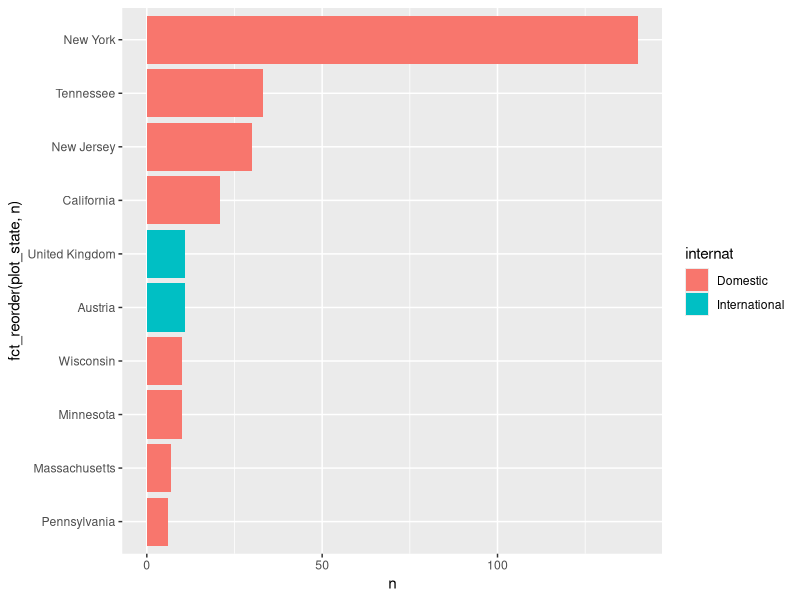
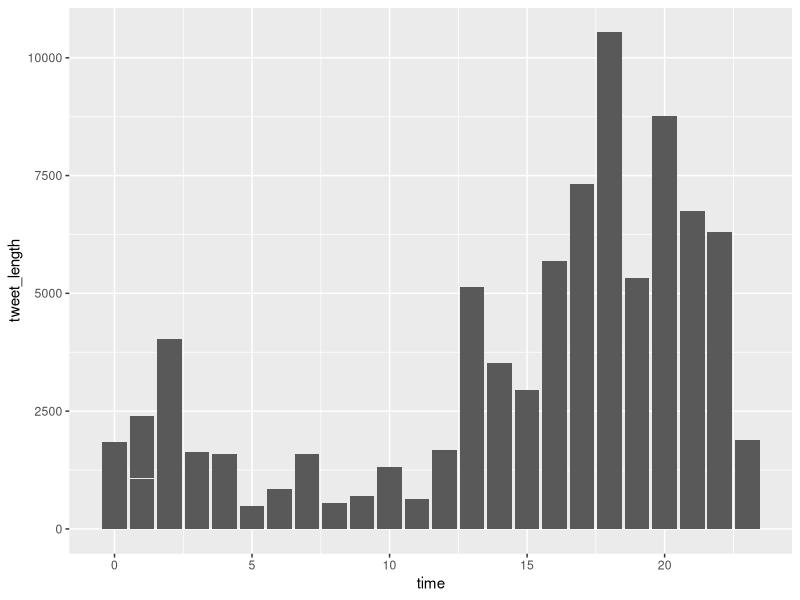
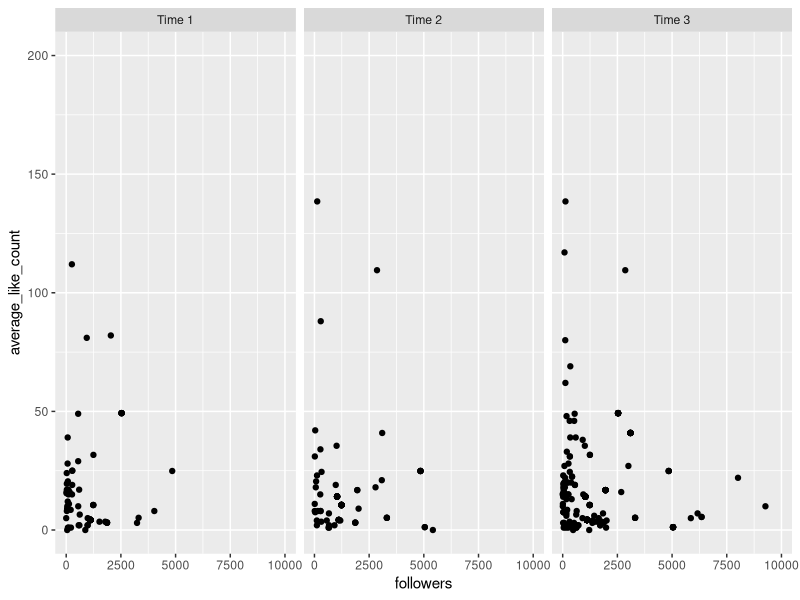

These charts were generated, in order, by the following R code:
## ---- chunk 1
library(tidyverse)
library(maps)
library(sf)
library(rnaturalearth)
## ---- chunk 2
tweets <- read.csv("data/tweets.csv")
us_cities <- read.csv("data/uscities.csv")

# credit to https://github.com/tidyverse/dplyr/issues/2278

## ---- chunk 3
tweets %>%
  group_by(location) %>%
  summarize(location_tweet_count = n())

# Data frame of cities of the world and corresponding countries
world_cities <- world.cities %>% 
  as_tibble() %>% 
  rename(c("city" = "name"))

# Data frame of cities in US and corresponding states
us_cities <- us_cities %>% 
  select(city, state_id, state_name)

# create new variable city that is the location pre ,
tweets_locations <- tweets %>% 
  filter(!str_detect(location, "@"), !str_detect(location, ":")) %>% 
  mutate(location_pre_comma = gsub(",.*","", location)) %>%
  mutate(location_pre_comma = case_when(
    location_pre_comma == "北京" ~ "Beijing",
    location_pre_comma == "God's earth" ~ "NA",
    location_pre_comma == "The City College of New York" ~ "New York",
    location_pre_comma == "World" ~ "NA",
    location_pre_comma == "he/they" ~ "NA",
    location_pre_comma == "At the home office" ~ "NA",
    location_pre_comma == "Deutschland" ~ "Germany",
    location_pre_comma == "Distrito Federal" ~ "Mexico City",
    location_pre_comma == "down in dey wid em" ~ "NA",
    location_pre_comma == "Forde-Obama Hall" ~ "NA",
    location_pre_comma == "France & UK" ~ "NA",
    location_pre_comma == "Lil’ Rudyshire" ~ "NA",
    location_pre_comma == "MIT" ~ "Boston",
    location_pre_comma == "New Yorker" ~ "New York",
    location_pre_comma == "OAK / NYC / ATL / The World" ~ "NA",
    location_pre_comma == "SP" ~ "NA",
    location_pre_comma == "Toronto || Ottawa" ~ "NA",
    location_pre_comma == "Tx" ~ "Texas",
    location_pre_comma == "UK" ~ "United Kingdom",
    location_pre_comma == "USA" ~ "United States",
    location_pre_comma == "Worldwide" ~ "NA",
    TRUE ~ location_pre_comma
  ))
  
tweets_locations <- tweets_locations %>%
  mutate(plot_state = case_when(
    location_pre_comma == "Nashville" ~ "Tennessee",
    location_pre_comma =="Merced" ~ "California",
    location_pre_comma == "Vienna" ~ "Austria",
    location_pre_comma == "Madison" ~ "Wisconsin",
    location_pre_comma == "Minneapolis" ~ "Minnesota",
    location_pre_comma == "Philadelphia" ~ "Pennsylvania",
    location_pre_comma == "Boston" ~ "Massachusetts",
    location_pre_comma == "London" ~ "United Kingdom",
    location_pre_comma == "Edinburgh" ~ "United Kingdom",
    location_pre_comma == "Amherst" ~ "Massachusetts",
    location_pre_comma == "Buffalo" ~ "New York",
    location_pre_comma == "Cambridge" ~ "Massachusetts",
    location_pre_comma == "San Diego" ~ "California",
    TRUE ~ as.character(location_pre_comma)
  ))

grouped <- tweets_locations %>%
  count(plot_state) %>%
  arrange(desc(n)) %>%
  filter(plot_state != "NA") %>%
  head(10) %>%
  mutate(internat = case_when(
    plot_state == "United Kingdom" ~ "International",
    plot_state == "Austria" ~ "International",
    TRUE ~ "Domestic"))

grouped %>%
  ggplot(aes(y = fct_reorder(plot_state, n), x = n, fill = internat)) +
  geom_col()
## ---- chunk 4
tweets %>%
  count(location) %>%
  arrange(desc(n)) %>% 
  head(15)
## ---- chunk 5
# Loading posible map to use
worldmap <- ne_countries(scale = 'medium', type = 'map_units',
                         returnclass = 'sf')

world_map <- map_data("world")

us_map <- map_data("state")


# ggplot() +
#   geom_polygon(data = world_map, aes(x = long, y = lat, group = group), fill = "gray", color = "black") +
#   geom_point(data = tweets, aes(x = long, y = lat, size = retweet_count), color = "red") +
#   theme_minimal() +
#   coord_fixed(1.3)

  #coord_quickmap()


tweets <- tweets%>%
  mutate(continent=case_when(long < -46 & (lat>20 & lat < 46) ~ "North America", 
                             (long > -100  & long<50) &(lat>-100 & lat <20) ~ "South America", 
                             (long > -50  & long<60) &(lat>-50 & lat <50) ~ "Africa", 
                             
                            (long > 25) &(lat>-50 & lat <50) ~ "Europe", 
                            
                          (long > 50  & long<150) &(lat>-12.5) ~ "Asia", 
                          
                        (long > 100) &(lat<-12.5) ~ "Oceania"))


  
  
## ---- chunk 6

tweets_NA<-tweets%>%
  filter(continent=="North America")



# just mapping us data, need to get rid of canada
# ggplot() +
#   geom_polygon(data = us_map, aes(x = long, y = lat, group = group), fill = "white", color = "black") +
#   geom_point(data = tweets_NA, aes(x = long, y = lat, size = retweet_count), color = "red") +
#   theme_minimal() +
#   coord_quickmap()

north_am <- worldmap[worldmap$continent == 'North America',]
us <- worldmap[worldmap$name == 'United States',]

# New US map option
# ggplot() + 
#   geom_sf(data = us) + 
#   theme_bw() +
#   geom_point(data = tweets_NA, aes(x = long, y = lat, size = retweet_count), color = "red") 

## ---- chunk 7
library(lubridate)

tweets <- tweets %>%
  filter(!is.na(datetime))%>%
  mutate(tweet_length = nchar(as.character(content)), 
                              time=(as.numeric(str_sub(datetime, start=12, end=13))))
        

ggplot(tweets, aes(x=time, y = tweet_length)) + 
  geom_col()



## ---- chunk 8
tweets %>%
  filter(verified == TRUE) %>%
  nrow()
## ---- chunk 9
tweets <- tweets %>%
  group_by(username) %>%
  mutate(average_like_count = mean(like_count))


tweets_time<- tweets%>%
  mutate(time_range=case_when(time<=7~"Time 1", 
                              time>7 & time <=15~ "Time 2", 
                              time >15~"Time 3"))
ggplot(tweets_time, aes(followers, average_like_count))+
  geom_point()+
  facet_grid(~time_range)+
  scale_x_continuous(limits=c(0, 10000))+
  scale_y_continuous(limits=c(0, 200))
  
  
